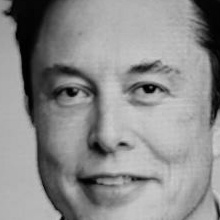
#> input picture test3/dataset/User.1.1.jpg, 220 x 220 px, given in place of the camera
$ python Facial_Recognition_Part1.py
#> lines starting #> are read from the running program, lines starting #| are printed output that depends on the picture
import cv2
import numpy as np
from os import makedirs
from os.path import isdir

# 얼굴 저장 함수
face_dirs = 'faces/'

face_classifier = cv2.CascadeClassifier('haarcascade_frontalface_default.xml')


# 얼굴 검출 함수
def face_extractor(img):
    gray = cv2.cvtColor(img, cv2.COLOR_BGR2GRAY)
    faces = face_classifier.detectMultiScale(gray, 1.3, 5)
    # 얼굴이 없으면 패스!
    if faces is ():
        return None
    # 얼굴이 있으면 얼굴 부위만 이미지로 만들고
    for (x, y, w, h) in faces:
        cropped_face = img[y:y + h, x:x + w]
    # 리턴!
    return cropped_face


# 얼굴만 저장하는 함수
def take_pictures(name):
    # 해당 이름의 폴더가 없다면 생성
#> called with name = 'ELON'
    if not isdir(face_dirs + name):
        makedirs(face_dirs + name)

    # 카메라 ON
    cap = cv2.VideoCapture(0)
    count = 0

    while True:
        # 카메라로 부터 사진 한장 읽어 오기
        ret, frame = cap.read()
#> frame is the input picture: shape (220, 220, 3); min 0, max 206, mean 139.8
        # 사진에서 얼굴 검출 , 얼굴이 검출되었다면
        if face_extractor(frame) is not None:

#> in face_extractor, `faces = face_classifier.detectMultiScale(gray, 1.3, 5)`: faces = [[17, 16, 185, 185]]
#> the loop in face_extractor, `for (x, y, w, h) in faces:` made 1 pass
#> pass 1, in face_extractor, `cropped_face = img[y:y + h, x:x + w]`:
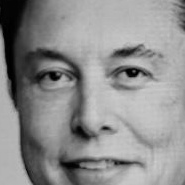
#> cropped_face: shape (185, 185, 3); min 0, max 206, mean 141.3
            count += 1
#> count = 1
            # 200 x 200 사이즈로 줄이거나 늘린다음
            face = cv2.resize(face_extractor(frame), (200, 200))
#> the loop in face_extractor (call 2), `for (x, y, w, h) in faces:` made 1 pass
            # 흑백으로 바꿈
            face = cv2.cvtColor(face, cv2.COLOR_BGR2GRAY)
#> face: shape (200, 200)

            # 200x200 흑백 사진을 faces/얼굴 이름/userxx.jpg 로 저장
            file_name_path = face_dirs + name + '/user' + str(count) + '.jpg'
#> file_name_path = 'faces/ELON/user1.jpg'
            cv2.imwrite(file_name_path, face)

            cv2.putText(face, str(count), (50, 50), cv2.FONT_HERSHEY_COMPLEX, 1, (0, 255, 0), 2)
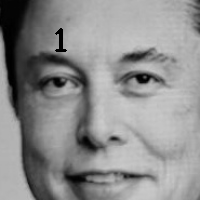
#> face: shape (200, 200); min 0, max 203, mean 140.7
            cv2.imshow('Face Cropper', face)
        else:
            print("Face not Found")
            pass

        # 얼굴 사진 100장을 다 얻었거나 enter키 누르면 종료
        if cv2.waitKey(1) == 13 or count == 100:
#> (key Esc is pressed here)
            break

    cap.release()
    cv2.destroyAllWindows()
    print('Colleting Samples Complete!!!')


if __name__ == "__main__":
    # 사진 저장할 이름을 넣어서 함수 호출
    take_pictures('ELON')

$ run again, on test3/dataset/User.1.2.jpg
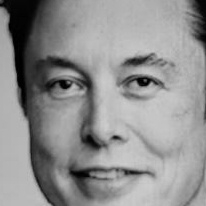
#> input picture test3/dataset/User.1.2.jpg, 206 x 206 px, given in place of the camera
#> in take_pictures, frame is the input picture: shape (206, 206, 3); min 0, max 205, mean 143
#> faces = [[14, 13, 174, 174]]
#> the loop in face_extractor, `for (x, y, w, h) in faces:` made 1 pass
#> pass 1, in face_extractor, `cropped_face = img[y:y + h, x:x + w]`:
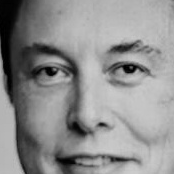
#> cropped_face: shape (174, 174, 3); min 0, max 205, mean 141.8
#> count = 1
#> the loop in face_extractor (call 2), `for (x, y, w, h) in faces:` made 1 pass
#> file_name_path = 'faces/ELON/user1.jpg'
#> in take_pictures, `cv2.putText(face, str(count), (50, 50), cv2.FONT_HERSHEY_COMPLEX, 1, (..`:
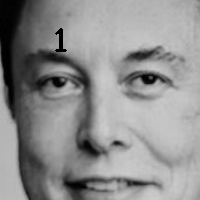
#> face: shape (200, 200); min 0, max 205, mean 141.2
